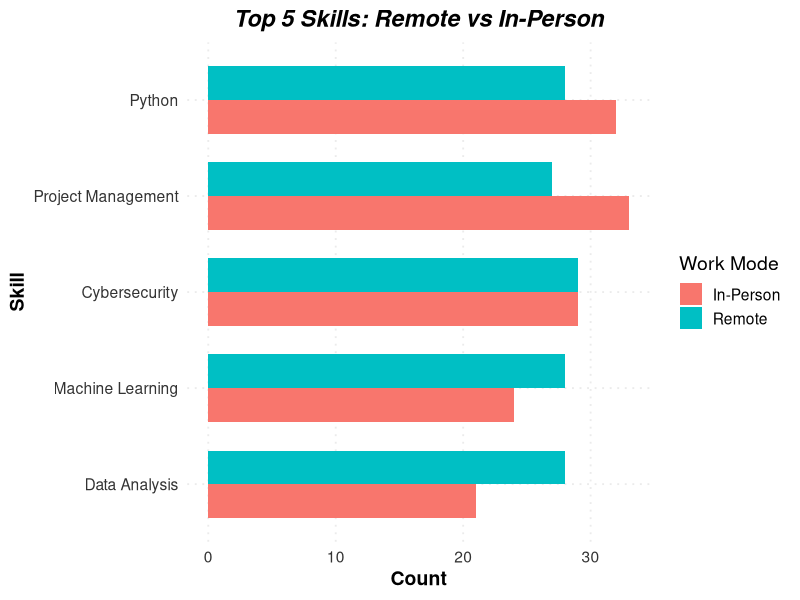
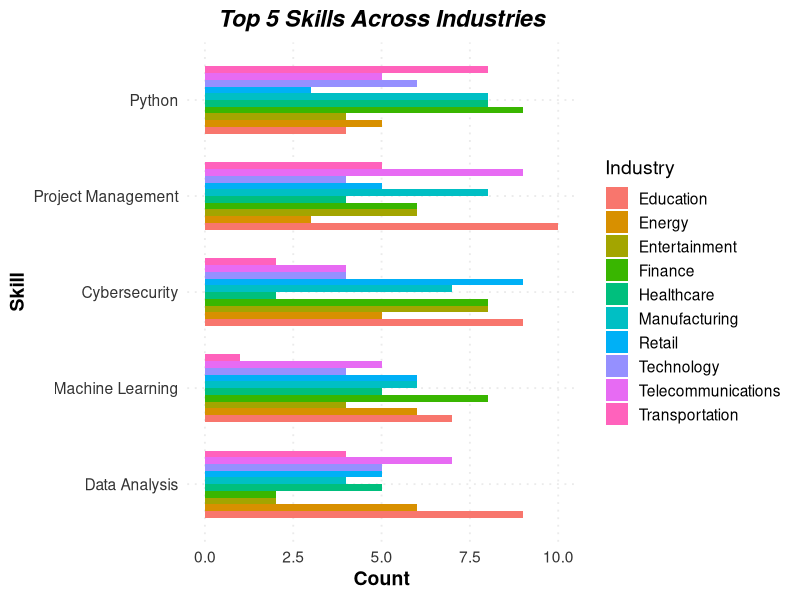
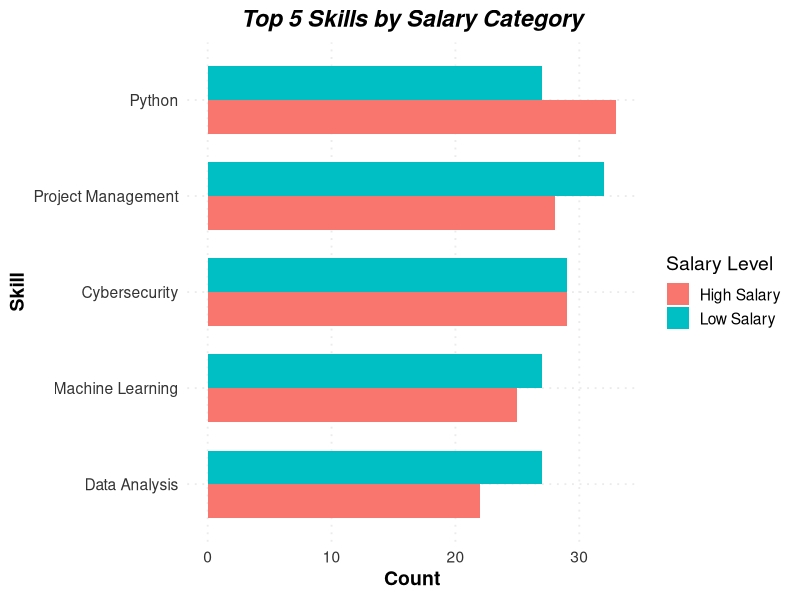

These figures' R source, in order:
## ---- chunk 1
library(tidyverse)
# Load and prepare data
 df <- read_csv("ai_job_market_insights.csv")
 ro3_data <- df %>%
  filter(
    !is.na(Job_Title),
    !is.na(Required_Skills),
    !is.na(Remote_Friendly),
    !is.na(Industry),
    !is.na(Salary_USD)
  ) %>%
  separate_rows(Required_Skills, sep = ",\\s*") %>%
  mutate(
    Remote = if_else(Remote_Friendly == "Yes", "Remote", "In-Person"),
    Salary_Bin = if_else(
      Salary_USD > median(Salary_USD, na.rm = TRUE),
      "High Salary", "Low Salary"
    )
  )
# Identify top 5 skills overall
 top5_skills <- ro3_data %>%
  count(Required_Skills, name = "Count") %>%
  arrange(desc(Count)) %>%
  slice_head(n = 5) %>%
  pull(Required_Skills)
# Filter for top 5
 ro3_top5 <- ro3_data %>% filter(Required_Skills %in% top5_skills)
# Prepare counts for plots
 remote_counts   <- ro3_top5 %>% count(Required_Skills, Remote,   name = "Count")
 industry_counts <- ro3_top5 %>% count(Required_Skills, Industry, name = "Count")
 salary_counts   <- ro3_top5 %>% count(Required_Skills, Salary_Bin, name = "Count")
## ---- chunk 2
ggplot(remote_counts, aes(x = reorder(Required_Skills, Count), y = Count, fill = Remote)) +
  geom_col(position = "dodge", width = 0.7) +
  coord_flip() +
  labs(
    title = "Top 5 Skills: Remote vs In-Person",
    x = "Skill", y = "Count", fill = "Work Mode"
  ) +
  theme_minimal(base_size = 14) +
  theme(
    plot.title    = element_text(hjust = 0.5, face = "bold.italic"),
    axis.title    = element_text(face = "bold"),
    axis.text     = element_text(color = "gray20"),
    panel.grid.major = element_line(linetype = "dotted"),
    panel.grid.minor = element_blank()
  )
## ---- chunk 3
ggplot(industry_counts, aes(x = reorder(Required_Skills, Count), y = Count, fill = Industry)) +
  geom_col(position = "dodge", width = 0.7) +
  coord_flip() +
  labs(
    title = "Top 5 Skills Across Industries",
    x = "Skill", y = "Count", fill = "Industry"
  ) +
  theme_minimal(base_size = 14) +
  theme(
    plot.title    = element_text(hjust = 0.5, face = "bold.italic"),
    axis.title    = element_text(face = "bold"),
    axis.text     = element_text(color = "gray20"),
    panel.grid.major = element_line(linetype = "dotted"),
    panel.grid.minor = element_blank()
  )
## ---- chunk 4
ggplot(salary_counts, aes(x = reorder(Required_Skills, Count), y = Count, fill = Salary_Bin)) +
  geom_col(position = "dodge", width = 0.7) +
  coord_flip() +
  labs(
    title = "Top 5 Skills by Salary Category",
    x = "Skill", y = "Count", fill = "Salary Level"
  ) +
  theme_minimal(base_size = 14) +
  theme(
    plot.title    = element_text(hjust = 0.5, face = "bold.italic"),
    axis.title    = element_text(face = "bold"),
    axis.text     = element_text(color = "gray20"),
    panel.grid.major = element_line(linetype = "dotted"),
    panel.grid.minor = element_blank()
  )
